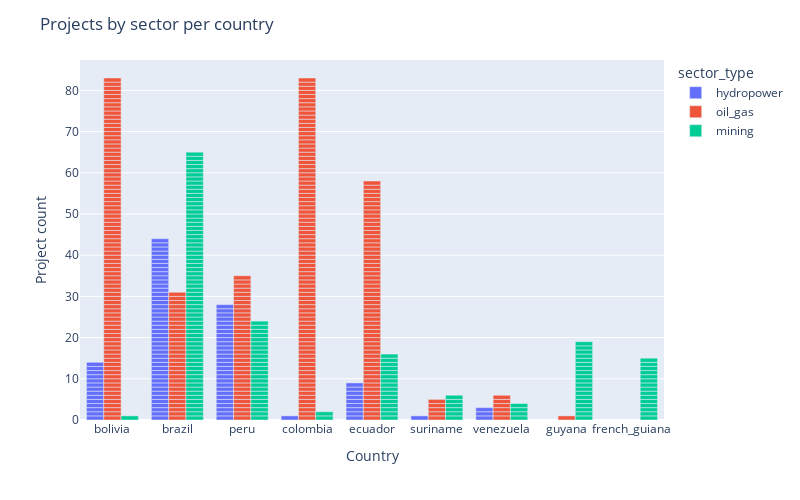

Notebook cell for this chart:
### Markdown cell above
## I. Initial data exploration

### Code cell
# Check the distribution of projects by country
fig = px.bar(df, x='country', color='sector_type')
fig.update_layout(
    title = 'Projects by sector per country', 
    xaxis = dict(title = 'Country'), 
    yaxis = dict(title = 'Project count'), 
    barmode = 'group', 
    paper_bgcolor = '#FFFFFF', 
    showlegend = True,
    width = 800,
    height = 500
)

### Figure 1 — Plotly figure (JSON) as saved in the notebook; plotly's stock layout.template omitted (floating-point values rounded to 4 significant figures; data arrays with more than 128 entries replaced by an {"elided": "..."} marker saying what was removed)
{"data": [{"alignmentgroup": "True", "hovertemplate": "sector_type=hydropower<br>country=%{x}<br>count=%{y}<extra></extra>", "legendgroup": "hydropower", "marker": {"color": "#636efa", "pattern": {"shape": ""}}, "name": "hydropower", "offsetgroup": "hydropower", "orientation": "v", "showlegend": true, "textposition": "auto", "type": "bar", "x": ["bolivia", "bolivia", "bolivia", "bolivia", "bolivia", "bolivia", "bolivia", "bolivia", "bolivia", "bolivia", "bolivia", "brazil", "peru", "brazil", "brazil", "brazil", "brazil", "brazil", "brazil", "brazil", "brazil", "brazil", "brazil", "brazil", "brazil", "brazil", "brazil", "brazil", "brazil", "brazil", "brazil", "brazil", "brazil", "brazil", "brazil", "brazil", "brazil", "brazil", "brazil", "peru", "brazil", "brazil", "brazil", "brazil", "peru", "bolivia", "peru", "peru", "peru", "brazil", "brazil", "colombia", "ecuador", "ecuador", "ecuador", "ecuador", "ecuador", "ecuador", "ecuador", "ecuador", "ecuador", "brazil", "peru", "brazil", "brazil", "peru", "peru", "brazil", "peru", "peru", "brazil", "peru", "peru", "peru", "peru", "peru", "bolivia", "peru", "peru", "peru", "peru", "peru", "peru", "peru", "peru", "peru", "brazil", "peru", "brazil", "brazil", "bolivia", "brazil", "peru", "brazil", "brazil", "suriname", "peru", "venezuela", "venezuela", "venezuela"], "xaxis": "x", "y": [1, 1, 1, 1, 1, 1, 1, 1, 1, 1, 1, 1, 1, 1, 1, 1, 1, 1, 1, 1, 1, 1, 1, 1, 1, 1, 1, 1, 1, 1, 1, 1, 1, 1, 1, 1, 1, 1, 1, 1, 1, 1, 1, 1, 1, 1, 1, 1, 1, 1, 1, 1, 1, 1, 1, 1, 1, 1, 1, 1, 1, 1, 1, 1, 1, 1, 1, 1, 1, 1, 1, 1, 1, 1, 1, 1, 1, 1, 1, 1, 1, 1, 1, 1, 1, 1, 1, 1, 1, 1, 1, 1, 1, 1, 1, 1, 1, 1, 1, 1], "yaxis": "y"}, {"alignmentgroup": "True", "hovertemplate": "sector_type=oil_gas<br>country=%{x}<br>count=%{y}<extra></extra>", "legendgroup": "oil_gas", "marker": {"color": "#EF553B", "pattern": {"shape": ""}}, "name": "oil_gas", "offsetgroup": "oil_gas", "orientation": "v", "showlegend": true, "textposition": "auto", "type": "bar", "x": {"elided": "302 str values"}, "xaxis": "x", "y": {"elided": "302 int values"}, "yaxis": "y"}, {"alignmentgroup": "True", "hovertemplate": "sector_type=mining<br>country=%{x}<br>count=%{y}<extra></extra>", "legendgroup": "mining", "marker": {"color": "#00cc96", "pattern": {"shape": ""}}, "name": "mining", "offsetgroup": "mining", "orientation": "v", "showlegend": true, "textposition": "auto", "type": "bar", "x": {"elided": "152 str values"}, "xaxis": "x", "y": {"elided": "152 int values"}, "yaxis": "y"}], "layout": {"barmode": "group", "height": 500, "legend": {"title": {"text": "sector_type"}, "tracegroupgap": 0}, "margin": {"t": 60}, "paper_bgcolor": "#FFFFFF", "showlegend": true, "title": {"text": "Projects by sector per country"}, "width": 800, "xaxis": {"anchor": "y", "domain": [0, 1], "title": {"text": "Country"}}, "yaxis": {"anchor": "x", "domain": [0, 1], "title": {"text": "Project count"}}}}
